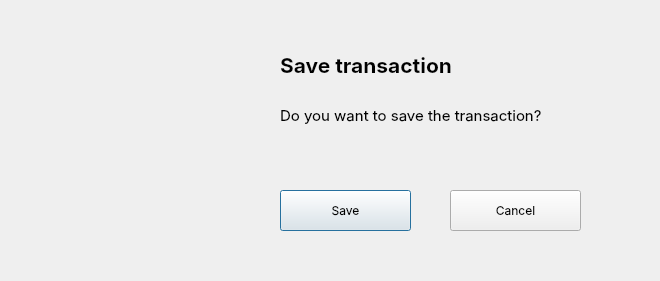
<?xml version="1.0" encoding="UTF-8"?>
<ui version="4.0">
 <class>Dialog</class>
 <widget class="QDialog" name="Dialog">
  <property name="geometry">
   <rect>
    <x>0</x>
    <y>0</y>
    <width>660</width>
    <height>281</height>
   </rect>
  </property>
  <property name="windowTitle">
   <string>Dialog</string>
  </property>
  <widget class="QLabel" name="label">
   <property name="geometry">
    <rect>
     <x>40</x>
     <y>40</y>
     <width>200</width>
     <height>200</height>
    </rect>
   </property>
   <property name="text">
    <string/>
   </property>
   <property name="pixmap">
    <pixmap>../save_transaction.png</pixmap>
   </property>
   <property name="scaledContents">
    <bool>true</bool>
   </property>
  </widget>
  <widget class="QPushButton" name="pushButton">
   <property name="geometry">
    <rect>
     <x>280</x>
     <y>190</y>
     <width>131</width>
     <height>41</height>
    </rect>
   </property>
   <property name="font">
    <font>
     <family>SF Pro Display</family>
     <pointsize>9</pointsize>
    </font>
   </property>
   <property name="text">
    <string>Save</string>
   </property>
   <property name="default">
    <bool>false</bool>
   </property>
   <property name="flat">
    <bool>false</bool>
   </property>
  </widget>
  <widget class="QPushButton" name="pushButton_2">
   <property name="geometry">
    <rect>
     <x>450</x>
     <y>190</y>
     <width>131</width>
     <height>41</height>
    </rect>
   </property>
   <property name="font">
    <font>
     <family>SF Pro Display</family>
     <pointsize>9</pointsize>
    </font>
   </property>
   <property name="text">
    <string>Cancel</string>
   </property>
  </widget>
  <widget class="QLabel" name="label_2">
   <property name="geometry">
    <rect>
     <x>280</x>
     <y>30</y>
     <width>391</width>
     <height>71</height>
    </rect>
   </property>
   <property name="font">
    <font>
     <family>SF Pro Display</family>
     <pointsize>16</pointsize>
     <weight>75</weight>
     <bold>true</bold>
    </font>
   </property>
   <property name="text">
    <string>Save transaction</string>
   </property>
  </widget>
  <widget class="QLabel" name="label_3">
   <property name="geometry">
    <rect>
     <x>280</x>
     <y>80</y>
     <width>391</width>
     <height>71</height>
    </rect>
   </property>
   <property name="font">
    <font>
     <family>SF Pro Display</family>
     <pointsize>11</pointsize>
     <weight>50</weight>
     <bold>false</bold>
    </font>
   </property>
   <property name="text">
    <string>&lt;html&gt;&lt;head/&gt;&lt;body&gt;&lt;p&gt;Do you want to save the transaction?&lt;/p&gt;&lt;/body&gt;&lt;/html&gt;</string>
   </property>
  </widget>
 </widget>
 <resources/>
 <connections/>
</ui>
